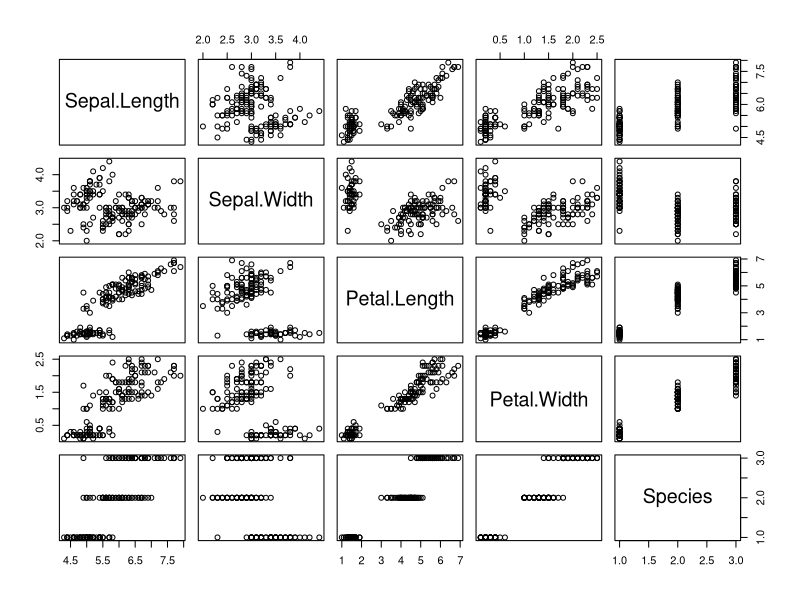
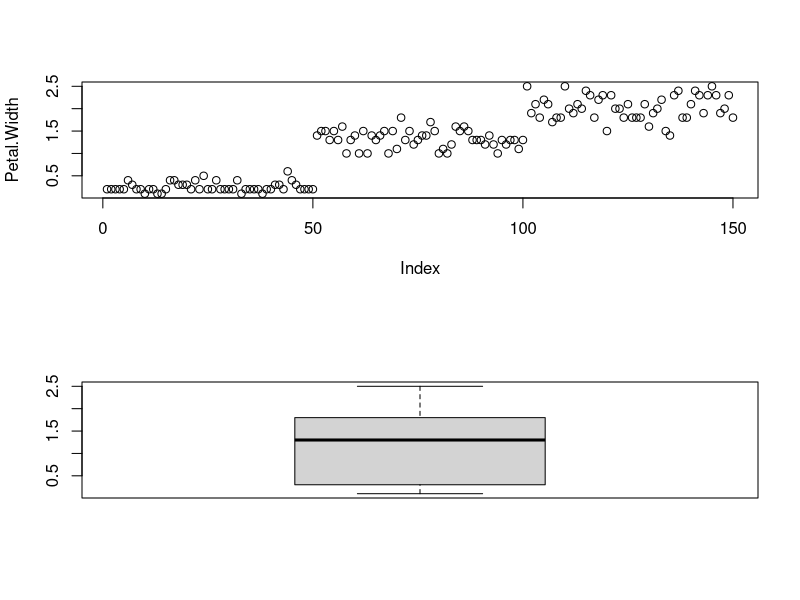
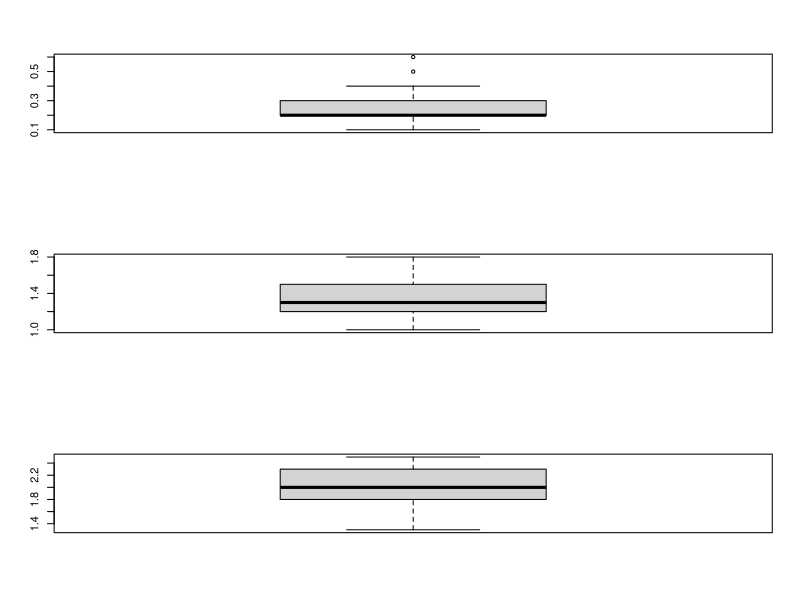
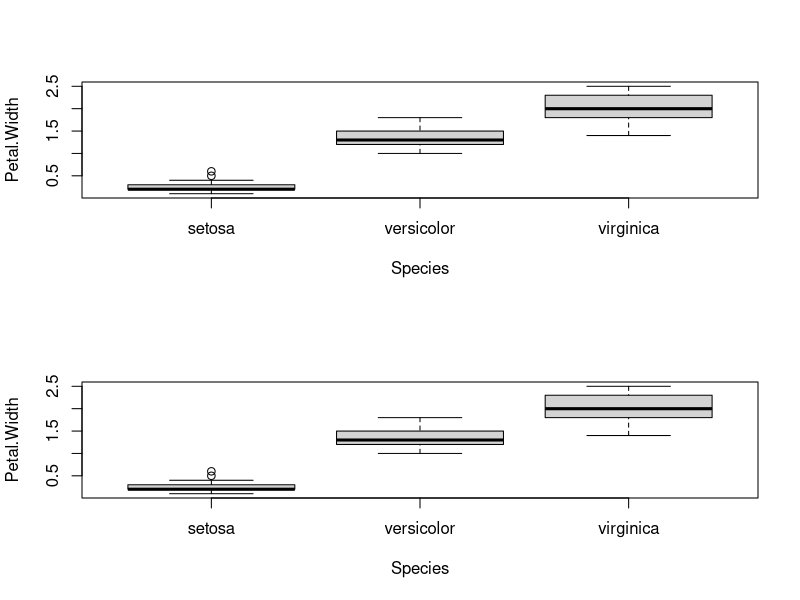

These figures' R source, in order:
# A closer look at Iris data in more details.
# For the R built-in data set iris, we will 
# 0. Take a quick look of few samples
# 1. Perform a naive data summary: summary and plot
# 2. Plot individual variables

# R 是個很方便的工具，上課後自己操作一次，很容易就上手。

# by Kno 

attach(iris)   # assign iris as the default data.frame
names(iris)    # list varibles of iris

iris           # Print out the whole data.frame

nrow(iris)     # Find the dimension: n (no. of rows) and p (no. of columns) of iris
ncol(iris)

head(iris)     # first few samples
tail(iris)     # last few samples


plot(iris)    # Pair plots of all variables in Iris
# Focus on the panel of Petal.Width vs Species (The "(5,4)" panel)
# It is less informative due to overlapping points

summary(iris)              # Summary of variables in Iris data
summary(iris$Petal.Width)  # Summary of varible Petal.Width of Iris data

par(mfrow=c(2,1));         # Setup graphic device, i.e. window configuration (for graphs)
plot(Petal.Width)
boxplot(Petal.Width)

par(mfrow=c(3,1));            # Naive way making boxplots by species 
boxplot(Petal.Width[1:50]); boxplot(Petal.Width[51:100]);boxplot(Petal.Width[100:150]);

par(mfrow=c(2,1));            # Setup graphic device
boxplot(Petal.Width~Species)  # Boxplots of Petal.Width by Species 
plot(Petal.Width~Species)     # Boxplots of Petal.Width by Species
